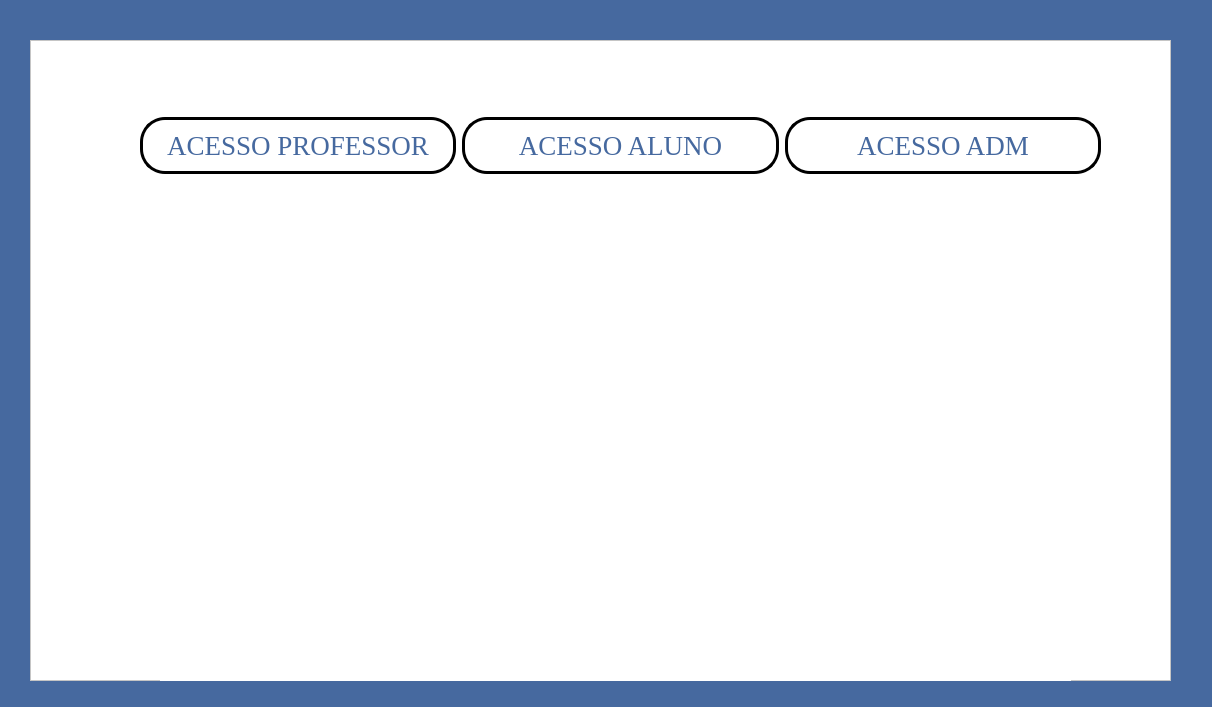
<?xml version="1.0" encoding="UTF-8"?>
<ui version="4.0">
 <class>primeira_tela</class>
 <widget class="QMainWindow" name="primeira_tela">
  <property name="geometry">
   <rect>
    <x>0</x>
    <y>0</y>
    <width>1212</width>
    <height>707</height>
   </rect>
  </property>
  <property name="windowTitle">
   <string>Sistema Primeira Tela</string>
  </property>
  <property name="windowIcon">
   <iconset>
    <normaloff>imagens/diplomado.png</normaloff>imagens/diplomado.png</iconset>
  </property>
  <property name="styleSheet">
   <string notr="true">background-color:rgb(70, 105, 159);</string>
  </property>
  <widget class="QWidget" name="centralwidget">
   <widget class="QFrame" name="frame">
    <property name="geometry">
     <rect>
      <x>30</x>
      <y>40</y>
      <width>1141</width>
      <height>641</height>
     </rect>
    </property>
    <property name="styleSheet">
     <string notr="true">background-color: rgb(255, 255, 255);</string>
    </property>
    <property name="frameShape">
     <enum>QFrame::StyledPanel</enum>
    </property>
    <property name="frameShadow">
     <enum>QFrame::Raised</enum>
    </property>
    <widget class="QLabel" name="label">
     <property name="geometry">
      <rect>
       <x>130</x>
       <y>70</y>
       <width>911</width>
       <height>641</height>
      </rect>
     </property>
     <property name="text">
      <string/>
     </property>
     <property name="pixmap">
      <pixmap>imagens/LOGO_UNIVERS.png</pixmap>
     </property>
     <property name="scaledContents">
      <bool>true</bool>
     </property>
    </widget>
    <widget class="QWidget" name="layoutWidget">
     <property name="geometry">
      <rect>
       <x>110</x>
       <y>50</y>
       <width>961</width>
       <height>111</height>
      </rect>
     </property>
     <layout class="QHBoxLayout" name="horizontalLayout">
      <item>
       <widget class="QPushButton" name="botao_professor">
        <property name="font">
         <font>
          <family>Georgia</family>
          <pointsize>20</pointsize>
          <underline>false</underline>
          <strikeout>false</strikeout>
         </font>
        </property>
        <property name="styleSheet">
         <string notr="true">QPushButton:hover{
	background-color: lightblue
}
QPushButton{
border:3px solid black;
border-radius: 25px;
padding: 10px;
}
QPushButton{
color: rgb(70, 105, 159);
}</string>
        </property>
        <property name="text">
         <string>ACESSO PROFESSOR</string>
        </property>
        <property name="icon">
         <iconset>
          <normaloff>imagens/professor.png</normaloff>imagens/professor.png</iconset>
        </property>
        <property name="iconSize">
         <size>
          <width>30</width>
          <height>30</height>
         </size>
        </property>
       </widget>
      </item>
      <item>
       <widget class="QPushButton" name="botao_acesso_aluno">
        <property name="font">
         <font>
          <family>Georgia</family>
          <pointsize>20</pointsize>
          <underline>false</underline>
          <strikeout>false</strikeout>
         </font>
        </property>
        <property name="styleSheet">
         <string notr="true">QPushButton:hover{
	background-color: lightblue
}
QPushButton{
border:3px solid black;
border-radius: 25px;
padding: 10px;
}
QPushButton{
color: rgb(70, 105, 159);
}</string>
        </property>
        <property name="text">
         <string>ACESSO ALUNO</string>
        </property>
        <property name="icon">
         <iconset>
          <normaloff>imagens/aluno.png</normaloff>imagens/aluno.png</iconset>
        </property>
        <property name="iconSize">
         <size>
          <width>30</width>
          <height>30</height>
         </size>
        </property>
       </widget>
      </item>
      <item>
       <widget class="QPushButton" name="botao_acesso_adm">
        <property name="font">
         <font>
          <family>Georgia</family>
          <pointsize>20</pointsize>
          <underline>false</underline>
          <strikeout>false</strikeout>
         </font>
        </property>
        <property name="styleSheet">
         <string notr="true">QPushButton:hover{
	background-color: lightblue
}
QPushButton{
border:3px solid black;
border-radius: 25px;
padding: 10px;
}
QPushButton{
color: rgb(70, 105, 159);
}</string>
        </property>
        <property name="text">
         <string>ACESSO ADM</string>
        </property>
        <property name="icon">
         <iconset>
          <normaloff>imagens/financeiro.png</normaloff>imagens/financeiro.png</iconset>
        </property>
        <property name="iconSize">
         <size>
          <width>30</width>
          <height>30</height>
         </size>
        </property>
       </widget>
      </item>
     </layout>
    </widget>
   </widget>
  </widget>
 </widget>
 <resources/>
 <connections/>
</ui>
